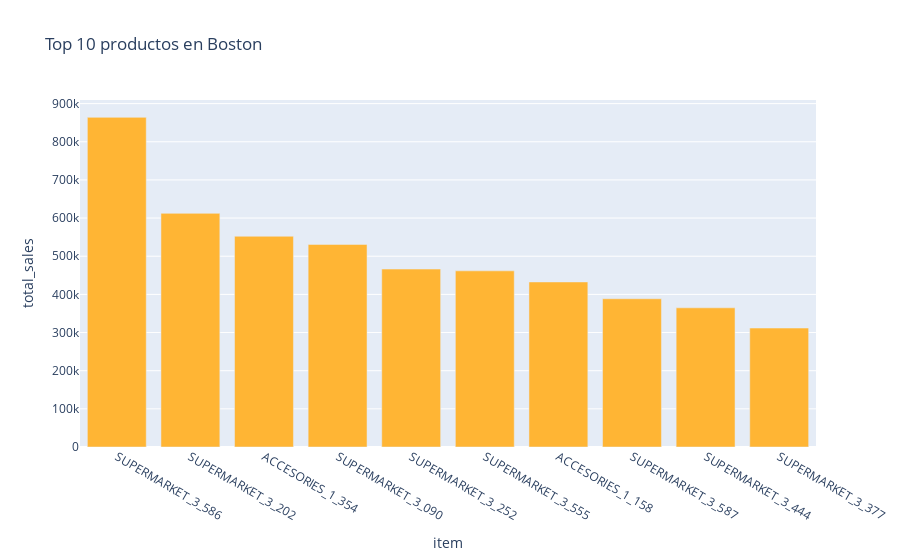
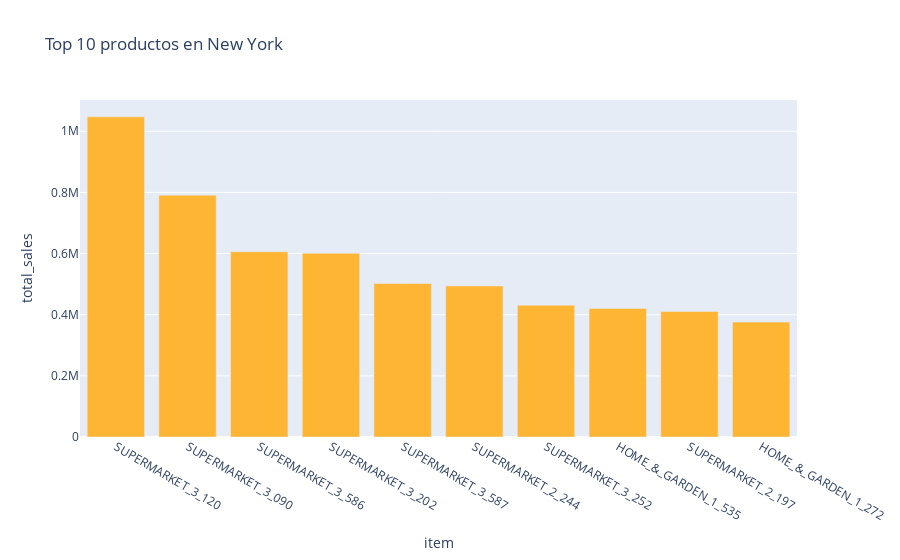
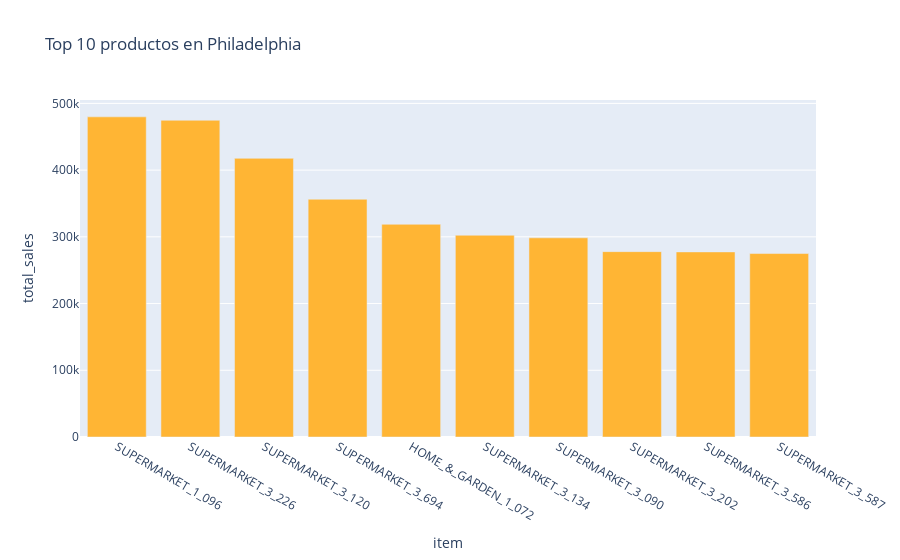

The code cell stored with these charts, in order, in its notebook:
### Markdown cell above
Vemos los productos más vendidos por region

### Code cell
def plot_top10_items_by_region(df):
    df_grouped = df.groupby(['region', 'item']).sum('total_sales').reset_index()

    regions = df['region'].unique()

    for region in regions:
        df_region = df_grouped[df_grouped['region'] == region]

        df_top10 = df_region.nlargest(10, 'total_sales')

        fig = px.bar(df_top10, x='item', y='total_sales', title=f'Top 10 productos en {region}', color_discrete_sequence=["#ffb534"])
        fig.show()

plot_top10_items_by_region(df)

### Figure 1 — Plotly figure (JSON) as saved in the notebook; plotly's stock layout.template omitted (floating-point values rounded to 4 significant figures)
{"data": [{"alignmentgroup": "True", "hovertemplate": "item=%{x}<br>total_sales=%{y}<extra></extra>", "legendgroup": "", "marker": {"color": "#ffb534", "pattern": {"shape": ""}}, "name": "", "offsetgroup": "", "orientation": "v", "showlegend": false, "textposition": "auto", "type": "bar", "x": ["SUPERMARKET_3_586", "SUPERMARKET_3_202", "ACCESORIES_1_354", "SUPERMARKET_3_090", "SUPERMARKET_3_252", "SUPERMARKET_3_555", "ACCESORIES_1_158", "SUPERMARKET_3_587", "SUPERMARKET_3_444", "SUPERMARKET_3_377"], "xaxis": "x", "y": [864000.0, 612400.0, 552300.0, 531000.0, 466300.0, 461700.0, 432600.0, 388500.0, 364700.0, 311800.0], "yaxis": "y"}], "layout": {"barmode": "relative", "legend": {"tracegroupgap": 0}, "title": {"text": "Top 10 productos en Boston"}, "xaxis": {"anchor": "y", "domain": [0, 1], "title": {"text": "item"}}, "yaxis": {"anchor": "x", "domain": [0, 1], "title": {"text": "total_sales"}}}}

### Figure 2 — Plotly figure (JSON) as saved in the notebook; plotly's stock layout.template omitted (floating-point values rounded to 4 significant figures)
{"data": [{"alignmentgroup": "True", "hovertemplate": "item=%{x}<br>total_sales=%{y}<extra></extra>", "legendgroup": "", "marker": {"color": "#ffb534", "pattern": {"shape": ""}}, "name": "", "offsetgroup": "", "orientation": "v", "showlegend": false, "textposition": "auto", "type": "bar", "x": ["SUPERMARKET_3_120", "SUPERMARKET_3_090", "SUPERMARKET_3_586", "SUPERMARKET_3_202", "SUPERMARKET_3_587", "SUPERMARKET_2_244", "SUPERMARKET_3_252", "HOME_&_GARDEN_1_535", "SUPERMARKET_2_197", "HOME_&_GARDEN_1_272"], "xaxis": "x", "y": [1047000.0, 790600.0, 605900.0, 600900.0, 502000.0, 493900.0, 431200.0, 420600.0, 410600.0, 375800.0], "yaxis": "y"}], "layout": {"barmode": "relative", "legend": {"tracegroupgap": 0}, "title": {"text": "Top 10 productos en New York"}, "xaxis": {"anchor": "y", "domain": [0, 1], "title": {"text": "item"}}, "yaxis": {"anchor": "x", "domain": [0, 1], "title": {"text": "total_sales"}}}}

### Figure 3 — Plotly figure (JSON) as saved in the notebook; plotly's stock layout.template omitted (floating-point values rounded to 4 significant figures)
{"data": [{"alignmentgroup": "True", "hovertemplate": "item=%{x}<br>total_sales=%{y}<extra></extra>", "legendgroup": "", "marker": {"color": "#ffb534", "pattern": {"shape": ""}}, "name": "", "offsetgroup": "", "orientation": "v", "showlegend": false, "textposition": "auto", "type": "bar", "x": ["SUPERMARKET_1_096", "SUPERMARKET_3_226", "SUPERMARKET_3_120", "SUPERMARKET_3_694", "HOME_&_GARDEN_1_072", "SUPERMARKET_3_134", "SUPERMARKET_3_090", "SUPERMARKET_3_202", "SUPERMARKET_3_586", "SUPERMARKET_3_587"], "xaxis": "x", "y": [479800.0, 474700.0, 417600.0, 356300.0, 318800.0, 302400.0, 298500.0, 277800.0, 277400.0, 275000.0], "yaxis": "y"}], "layout": {"barmode": "relative", "legend": {"tracegroupgap": 0}, "title": {"text": "Top 10 productos en Philadelphia"}, "xaxis": {"anchor": "y", "domain": [0, 1], "title": {"text": "item"}}, "yaxis": {"anchor": "x", "domain": [0, 1], "title": {"text": "total_sales"}}}}
